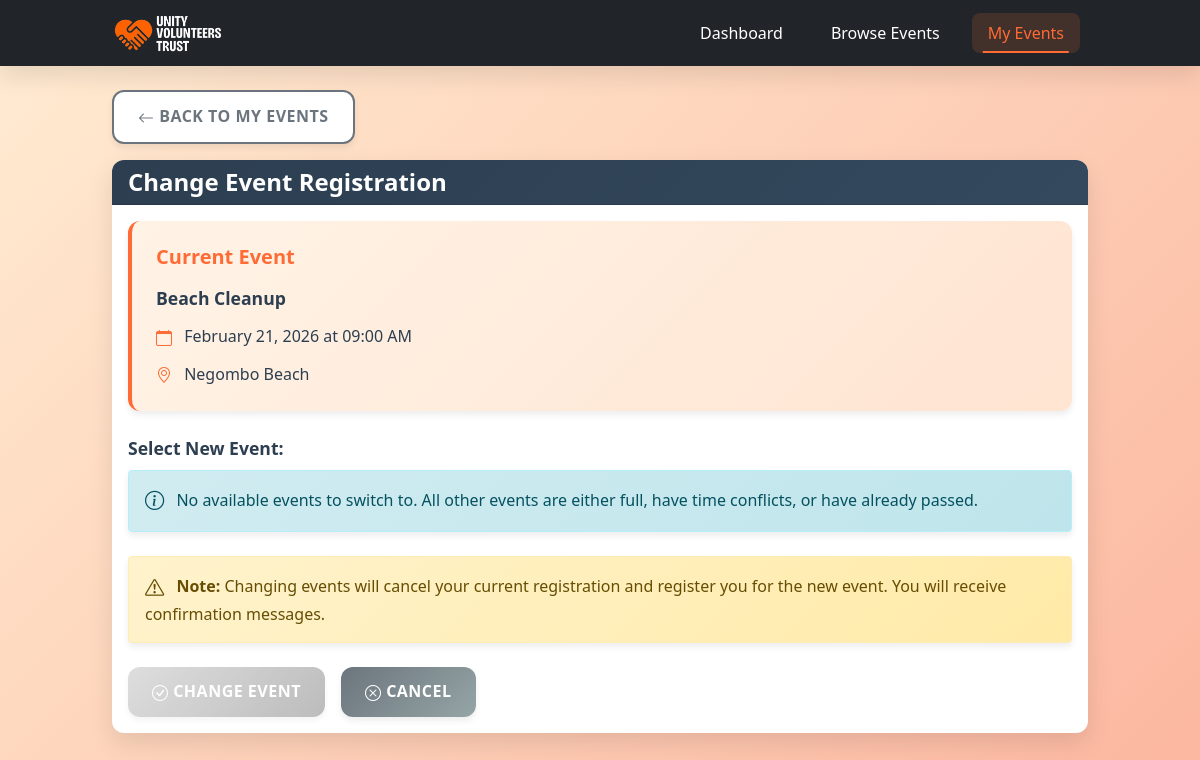
Screenshot of /presentation/edit_registration.php?id=18 (signed in) with the database file from the repository.
### tables this page shows
CREATE TABLE IF NOT EXISTS `event_registrations` (
  `registrationId` int NOT NULL AUTO_INCREMENT,
  `eventId` int NOT NULL,
  `userId` int NOT NULL,
  `registrationDate` timestamp NULL DEFAULT CURRENT_TIMESTAMP,
  `status` enum('registered','cancelled') DEFAULT 'registered',
  `cancellationReason` text,
  PRIMARY KEY (`registrationId`),
  UNIQUE KEY `unique_active_event_user` (`eventId`,`userId`,`status`),
  KEY `userId` (`userId`)
);

CREATE TABLE IF NOT EXISTS `events` (
  `eventId` int NOT NULL AUTO_INCREMENT,
  `eventName` varchar(200) NOT NULL,
  `eventDescription` text,
  `category` varchar(100) DEFAULT NULL,
  `location` varchar(150) DEFAULT NULL,
  `googleMapLink` varchar(255) DEFAULT NULL,
  `startDate` date NOT NULL,
  `endDate` date NOT NULL,
  `startTime` time DEFAULT NULL,
  `endTime` time DEFAULT NULL,
  `maxVolunteers` int DEFAULT '0',
  `requiredSkillId` int DEFAULT NULL,
  `eventImage` varchar(255) DEFAULT NULL,
  `createdBy` int NOT NULL,
  `createdAt` timestamp NULL DEFAULT CURRENT_TIMESTAMP,
  `status` enum('Active','Cancelled') DEFAULT 'Active',
  PRIMARY KEY (`eventId`),
  KEY `idx_requiredSkillId` (`requiredSkillId`),
  KEY `idx_createdBy` (`createdBy`),
  KEY `idx_dates` (`startDate`,`endDate`),
  KEY `idx_status` (`status`)
);

### data_access/eventRegistrationData.php (called while the page is built, shortened)
<?php
require_once 'db.php';
class EventRegistrationData {
    public function getRegistrationById($registrationId) {
        global $conn;
        $sql = "SELECT er.*, e.eventName, e.startDate, e.endDate,
                       e.startTime, e.endTime, e.location
                FROM event_registrations er
                JOIN events e ON er.eventId = e.eventId
                WHERE er.registrationId = ?";
        $stmt = $conn->prepare($sql);
        $stmt->bind_param("i", $registrationId);
        $stmt->execute();
        return $stmt->get_result()->fetch_assoc();
    }
}
?>

### presentation/edit_registration.php (the view, shortened to what this page needs)
<?php
require_once '../data_access/eventRegistrationData.php';
$registrationId = $_GET['id'] ?? 0;
$registrationData = new EventRegistrationData();
$registration = $registrationData->getRegistrationById($registrationId);
$availableEvents = $registrationData->getAvailableEventsForEdit(
    $_SESSION['userId'],
    $registration['eventId']
);
?>
<!DOCTYPE html>
<html lang="en">
<head>
    <link rel="stylesheet" href="../assets/css/edit_registration.css">
    <link href="https://cdn.jsdelivr.net/npm/bootstrap@5.1.3/dist/css/bootstrap.min.css" rel="stylesheet">
    <link href="https://cdn.jsdelivr.net/npm/bootstrap-icons@1.8.1/font/bootstrap-icons.css" rel="stylesheet">
</head>
<body>
<nav class="navbar navbar-expand-lg navbar-dark bg-dark">
    <div class="container">
        <a class="navbar-brand" href="#">
            <img src="../assets/images/logo.png" alt="Logo" style="height: 40px;">
        </a>
        <div class="navbar-nav ms-auto">
            <a class="nav-link" href="volunteer_dashboard.php">Dashboard</a>
            <a class="nav-link" href="events_volunteer.php">Browse Events</a>
            <a class="nav-link active" href="my_events.php">My Events</a>
        </div>
    </div>
</nav>
<div class="container mt-4">
    <a href="my_events.php" class="btn btn-outline-secondary mb-3">
        <i class="bi bi-arrow-left"></i> Back to My Events
    </a>
    <div class="card">
        <div class="card-header">
            <h4 class="mb-0">Change Event Registration</h4>
        </div>
        <div class="card-body">
            <div class="current-event mb-4">
                <h5>Current Event</h5>
                <p><strong><?php echo htmlspecialchars($registration['eventName']); ?></strong></p>
                <p><i class="bi bi-calendar"></i>
                   <?php echo date('F j, Y', strtotime($registration['startDate'])); ?> at
                   <?php echo date('h:i A', strtotime($registration['startTime'])); ?></p>
                <p><i class="bi bi-geo-alt"></i> <?php echo htmlspecialchars($registration['location']); ?></p>
            </div>
            <form method="POST">
                <div class="mb-3">
                    <label class="form-label">Select New Event:</label>
                    <?php if (empty($availableEvents)): ?>
                        <div class="alert alert-info">
                            <i class="bi bi-info-circle"></i>
                            No available events to switch to. All other events are either full,
                            have time conflicts, or have already passed.
                        </div>
                    <?php endif; ?>
                </div>
                <div class="alert alert-warning">
                    <i class="bi bi-exclamation-triangle"></i>
                    <strong>Note:</strong> Changing events will cancel your current registration
                    and register you for the new event. You will receive confirmation messages.
                </div>
                <div class="d-flex gap-2">
                    <button type="submit" name="change_event" class="btn btn-primary"
                            <?php echo empty($availableEvents) ? 'disabled' : ''; ?>>
                        <i class="bi bi-check-circle"></i> Change Event
                    </button>
                    <a href="my_events.php" class="btn btn-secondary">
                        <i class="bi bi-x-circle"></i> Cancel
                    </a>
                </div>
            </form>
        </div>
    </div>
</div>
</body>
</html>

### rows the page displays
event_registrations: eventId.eventName "Beach Cleanup", eventId.startDate "February 21, 2026", eventId.startTime "09:00 AM", eventId.location "Negombo Beach"
